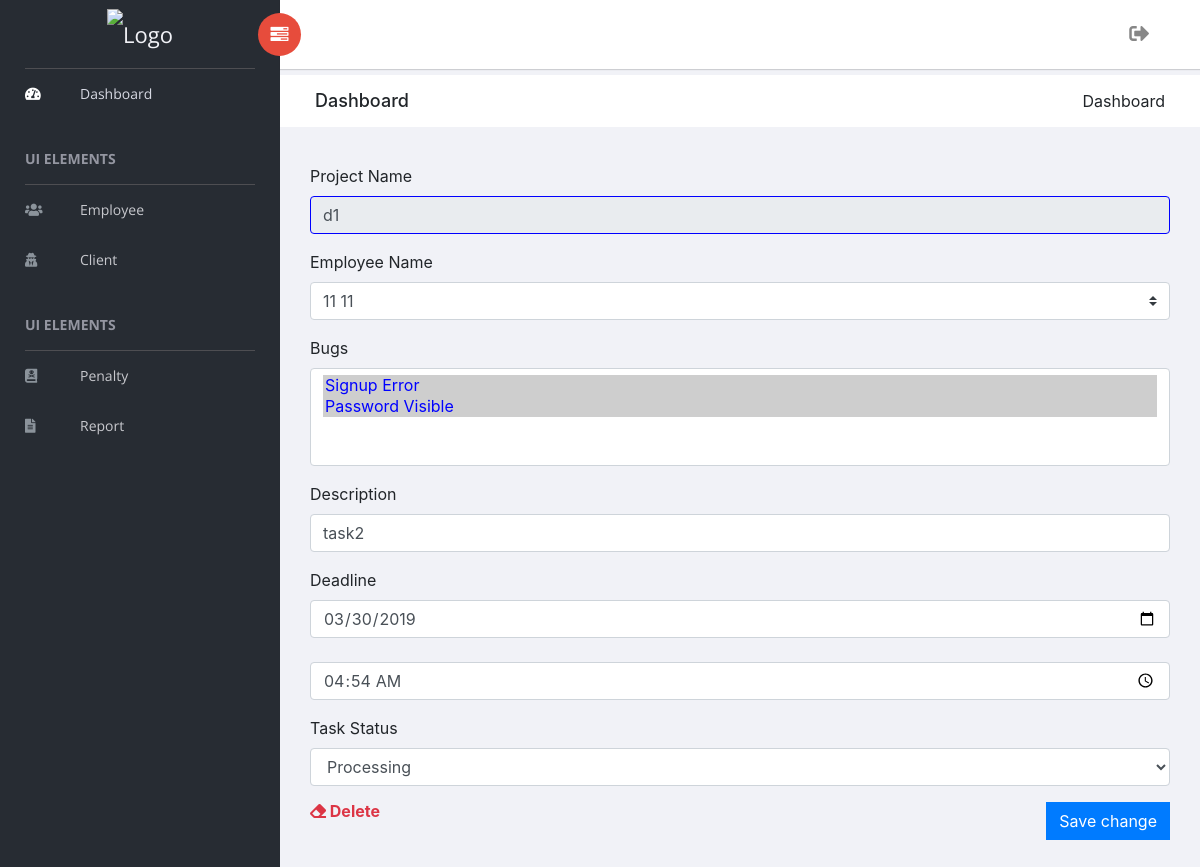
Screenshot of /pm/task/detail/19 (signed in) with the database file from the repository.
### project_manager/models.py (models this page shows, shortened)
class TaskAssign(models.Model):
    STATUS = (
        ('1', 'Completed'),
        ('2', 'Processing'),
        ('3', 'Failed'),
    )
    project         = models.ForeignKey(Project, on_delete=models.CASCADE)
    employee        = models.ForeignKey(Employee, on_delete=models.CASCADE)
    bugs            = models.ManyToManyField(Bug)
    description     = models.CharField(max_length=500)
    deadline        = models.DateTimeField()
    status          = models.CharField(max_length=1, choices=STATUS, default='2')
    updated         = models.DateField(auto_now=True)
    request_id      = models.CharField(max_length=5, blank=True)

class Project(models.Model):
    STATUS = (
        ('1', 'Completed'),
        ('2', 'In Progress'),
    )
    client          = models.ForeignKey(Client, on_delete=models.CASCADE)
    name            = models.CharField(max_length=50)
    description     = models.CharField(max_length=500, blank=True)
    possible_bugs   = models.ManyToManyField(Bug)
    cost            = models.IntegerField()
    deadline        = models.DateTimeField(auto_now=False, auto_now_add=False)
    status          = models.CharField(max_length=1, choices=STATUS, default='2')
    order_at        = models.DateTimeField(auto_now_add=True)

### authentication/decorators.py (the view)
        def wrap(request, *args, **kwargs):
            request.role = str(request.user.groups.all()[0])
            if request.role in allowed_roles:
                return view_func(request, *args, **kwargs)
            else:
                raise PermissionDenied

### project_manager/views.py (called while the page is built, shortened)
@login_required(login_url='login')
@has_access(allowed_roles=['superuser', 'admin'])
def task_details(request, id):
    success_message, error_message = None, None
    task = TaskAssign.objects.get(id=id)
    project = Project.objects.get(id=task.project.id)
    context = {
        'task'            : task,
        'employees'       : Employee.objects.all(),
        'bugs'            : project.possible_bugs.all,
        'success_message' : success_message,
        'error_message'   : error_message,
    }
    return render(request, 'project_manager/task_details.html', context)

### project_manager/templates/project_manager/task_details.html (shortened to what this page needs)
{% extends 'project_manager/base.html' %}
{% load static %}
{% block content %}
<div class="breadcrumbs">
    <div class="col-sm-4">
        <div class="page-header float-left">
            <div class="page-title">
                <h1>Dashboard</h1>
            </div>
        </div>
    </div>
    <div class="col-sm-8">
        <div class="page-header float-right">
            <div class="page-title">
                <ol class="breadcrumb text-right">
                    <li class="active">Dashboard</li>
                </ol>
            </div>
        </div>
    </div>
</div>
<div class="col-lg-12">
  <div class="card-body">
    <form action="{% url 'pm_task_details' task.id %}" method="POST">
      <div class="form-group">
        <label for="possibleBugs">Project Name</label>
        <a href="{% url 'pm_project_details' task.project.id %}" >
          <input type="text" style="cursor:pointer; border:1px solid blue" class="form-control" id="testingCost" value="{{task.project.name}}" disabled>
        </a>
      </div>
      <div class="form-group">
        <label for="possibleBugs">Employee Name</label>
        <select name="employee_name" class="custom-select" id="clientName" required>
        {% for employee in employees %}
          {% if task.employee.id == employee.id %}
            <option value="{{employee.id}}" style="color:blue" selected>{{employee.first_name}} {{employee.last_name}}</option>
          {% endif %}
        {% endfor %}
        </select>
      </div>
      <div class="form-group">
        <label for="possibleBugs">Bugs</label>
        <select name="bugs" class="custom-select" multiple required>
        {% for bug in bugs %}
          {% if bug in task.bugs.all %}
            <option style="color:blue" value="{{bug.id}}" selected >{{bug.name}}</option>
          {% else %}
            <option value="{{bug.id}}">{{bug.name}}</option>
          {% endif %}
        {% endfor %}
        </select>
      </div>
      <div class="form-group">
        <label for="testingCost">Description</label>
        <input type="text" name="description" class="form-control" id="testingCost" placeholder="Enter Task Description" value="{{task.description}}" required>
      </div>
      <div class="form-group">
        <label for="">Deadline</label>
        <input type="date" name="deadline_date" class="form-control" id="examplePossibleBugs" value="{{task.deadline|date:'Y-m-d'}}" required></br>
        <input type="time" name="deadline_time" class="form-control" id="examplePossibleBugs" value="{{task.deadline|time:'h:i'}}" required>
      </div>
      <div class="form-group">
        <label for="EmployeeMaritalStatus">Task Status</label>
        <select name="task_status" id="select" class="form-control">
         {% for key, value in task.STATUS %}
            {% if key == task.status %}
              <option style="color:blue" value="{{key}}" selected>{{value}}</option>
            {% else %}
              <option value="{{key}}">{{value}}</option>
            {% endif %}
         {% endfor %}
       </select>
    </div>
      <button type="submit" class="btn btn-primary" style="float:right">Save change</button>
    </form>
      <form action="{% url 'pm_task_delete' task.id %}" method="POST">
        <div class="float-left">
          <a href="#" data-toggle="modal" data-target="#exampleModal"><h6 class="m-0 font-weight-bold text-danger"><i class="fas fa-eraser"></i> Delete</h6></a>
        </div>
      </form>
  </div>
  <br/><br/><br/><br/>
 </div>
{% endblock %}

### rows the page displays
TaskAssign: project.name "d1", description "task2", deadline_date "03/30/2019", deadline_time "04:54", task_status "Processing"

### other values shown
form field employee_name "11 11"
form field bugs "Signup Error ☑ / Password Visible ☑"
